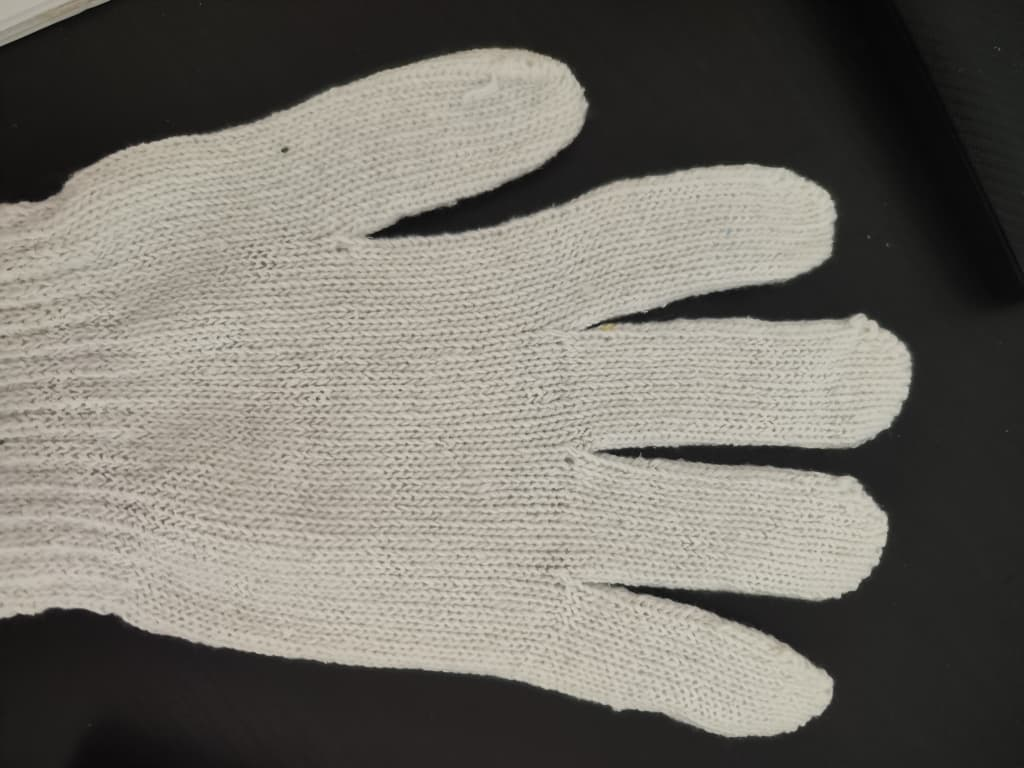
%> input picture dataset/Cotton Gloves/Normal.jpeg, 1024 x 768 px
$ octave --eval "batch_glove_inspection;"   (GNU Octave 9; MATLAB toolbox functions it lacks are replaced by stand-ins)
%> lines starting %> are read from the running program, lines starting %| are printed output that depends on the picture; in (x1, y1, x2, y2) boxes, pixels count from 0 and x2, y2 are one past the last pixel; in counts of white or black regions, pixels touching at a corner belong together; the program's own positions count from 1
function batch_glove_inspection()
    % =========================================================================
    % GLOVE DEFECT DETECTION SYSTEM (Ultimate V3 - Global Skin & Anti-Vertcat)
    % Targets: Missing Finger, Hole, Loose Thread (Internal & Edge)
    % =========================================================================

    % Toggle DEBUG_MODE: 'true' for deep 6-panel analysis of a single image,
    % 'false' for the automated batch dashboard view.
    DEBUG_MODE = false;

    if DEBUG_MODE
        disp('--- DEBUG MODE ACTIVE: Recommend selecting 1 image for deep analysis ---');
    end

    % Prompt user to select image files
    [files, path] = uigetfile({'*.png;*.jpg;*.bmp', 'Image Files'}, ...
        'Select Glove Images', 'MultiSelect', 'on');
%> the answer given: dataset/Cotton Gloves/Normal.jpeg

    if isequal(files, 0), return; end
    if ischar(files), files = {files}; end
    num_images = length(files);

    % Initialize the batch dashboard figure if not in debug mode
    if ~DEBUG_MODE
        figure('Name', 'AOI Batch Glove Inspection Dashboard', 'Position', [50, 50, 1600, 900]);
        sgtitle(sprintf('Automated Optical Inspection (AOI) - Batch Results (%d Images)', num_images), ...
            'FontSize', 18, 'FontWeight', 'bold', 'Color', 'b');
        cols = ceil(sqrt(num_images));
        rows = ceil(num_images / cols);
        if num_images == 12, rows = 3; cols = 4; end
    end

    % Loop through selected images
    for i = 1:num_images
        img_path = fullfile(path, files{i});
        img = imread(img_path);
%> img is the input picture: size 768x1024x3 uint8; mean R, G, B 114.9, 111.5, 104
        if ~DEBUG_MODE, subplot(rows, cols, i); end
        process_single_glove(img, files{i}, DEBUG_MODE);
    end
end

% =========================================================================
% Core Algorithm Module
% =========================================================================
function process_single_glove(img, filename, is_debug)
%> called with filename = 'Normal.jpeg', is_debug = false
    [imgHeight, imgWidth, ~] = size(img);
%> imgHeight = 768; imgWidth = 1024
    gray = rgb2gray(img);
    R = double(img(:,:,1)); G = double(img(:,:,2)); B = double(img(:,:,3));

    % Apply Gaussian smoothing to reduce high-frequency noise
    smoothed_gray = imgaussfilt(gray, 2.5);

    % --- STEP 1 & 2: Base Mask Extraction & Auto-Polarity Reversal (APR) ---
    level_loose = graythresh(smoothed_gray);
%> level_loose = 0.4
    bw_loose = imbinarize(smoothed_gray, level_loose * 0.8);
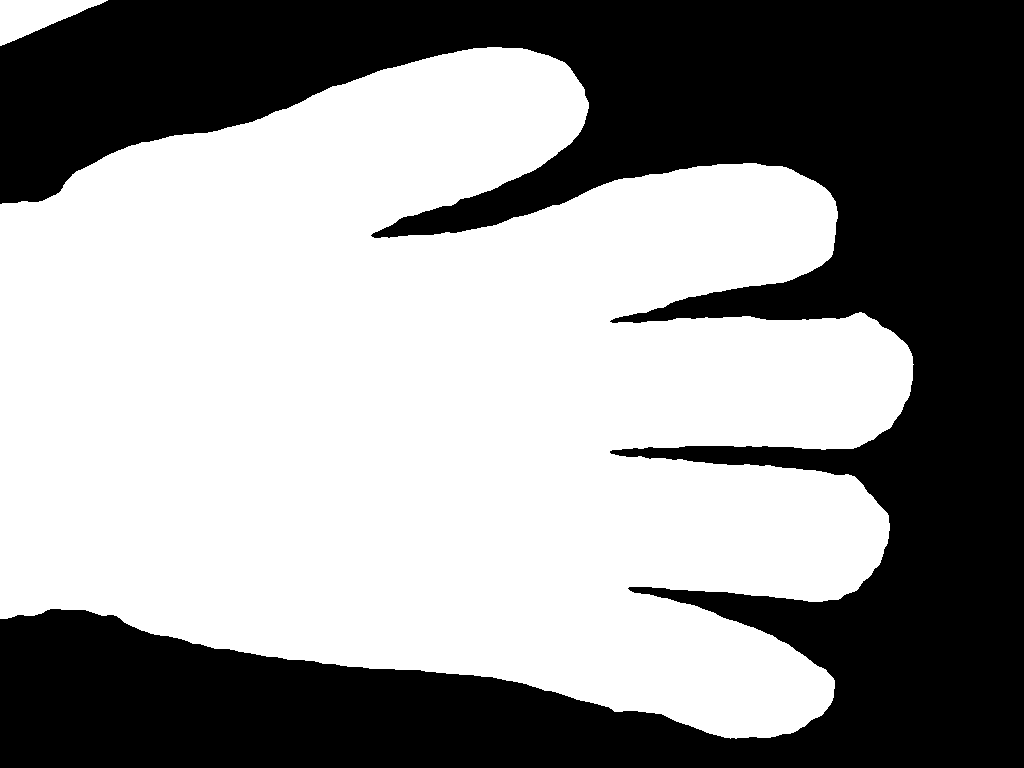
%> bw_loose: size 768x1024 logical; 57.1% white; 1 black region, box (x1, y1, x2, y2) and area: (0, 0, 1024, 768) 337259

    % APR: Sample corner pixels to determine background color dynamically
    corner_pixels = [bw_loose(1:10, 1:10), bw_loose(1:10, end-9:end);
                     bw_loose(end-9:end, 1:10), bw_loose(end-9:end, end-9:end)];
%> corner_pixels: size 20x20 logical; 25% white; 1 white region, box (x1, y1, x2, y2) and area: (0, 0, 10, 10) 100
    if sum(corner_pixels(:)) > 0.5 * numel(corner_pixels)
        bw_loose = ~bw_loose; % Invert mask if background is incorrectly classified as foreground
    end

    % Morphological cleanup
    bw_loose = imopen(bw_loose, strel('disk', 3));
%> bw_loose: size 768x1024 logical; 57.1% white; 1 black region, box (x1, y1, x2, y2) and area: (0, 0, 1024, 768) 337268
    bw_loose = bwareafilt(bw_loose, 1);
%> bw_loose: size 768x1024 logical; 56.8% white; 1 black region, box (x1, y1, x2, y2) and area: (0, 0, 1024, 768) 339809
    bw_loose = imfill(bw_loose, 'holes');

    % --- 🌟 STEP 3: Global Skin Detection (YCbCr Space) ---
    % Convert to YCbCr space for robust, illumination-invariant skin detection
    ycbcr = rgb2ycbcr(img);
%> ycbcr: size 768x1024x3 uint8; mean of channels 1, 2, 3 111.9, 124.2, 130.1
    Cr = ycbcr(:,:,3);
    Cb = ycbcr(:,:,2);

    % Industrial-standard chrominance thresholds to accommodate diverse human skin tones
    is_skin = (Cr > 133) & (Cr < 173) & (Cb > 77) & (Cb < 127);
%> is_skin: size 768x1024 logical; 0.04% white; 8 white regions (2 under 20 px), largest, box (x1, y1, x2, y2) and area: (0, 206, 32, 208) 63, (603, 326, 618, 332) 62, (70, 0, 80, 8) 50, (86, 170, 96, 177) 45, (47, 202, 56, 209) 45, (76, 176, 80, 184) 22
    is_skin = imopen(is_skin, strel('disk', 2));
%> is_skin: size 768x1024 logical; 0.02% white; 4 white regions, box (x1, y1, x2, y2) and area: (603, 326, 617, 332) 59, (72, 1, 80, 8) 34, (48, 202, 55, 209) 33, (90, 170, 96, 177) 24

    % Generate strict mask based on brightness and skin exclusion
    level_strict = graythresh(smoothed_gray);
%> level_strict = 0.4
    bw_bright = imbinarize(smoothed_gray, level_strict * 0.9);
%> bw_bright: size 768x1024 logical; 56.8% white; 1 black region, box (x1, y1, x2, y2) and area: (0, 0, 1024, 768) 339471
    bw_strict = imopen(imclose(bw_bright & ~is_skin & bw_loose, strel('disk', 3)), strel('disk', 2));
%> bw_strict: size 768x1024 logical; 56.5% white; 3 black regions, box (x1, y1, x2, y2) and area: (0, 0, 1024, 768) 341922, (604, 326, 614, 331) 46, (48, 203, 54, 208) 26

    % --- Missing Finger Detection ---
    % Detect regions missing from the strict mask that reveal skin
    missing_fingers = bwareaopen((bw_loose & ~bw_strict) & ~bwareaopen(imfill(bw_strict, 'holes') & ~bw_strict, 15) & is_skin, 250);
%> missing_fingers: size 768x1024 logical; every value is 0

    % Define top and bottom 10-pixel border zones to prevent cropped wrists from being flagged as missing fingers
    fuzzy_frame_border = false(size(gray));
    fuzzy_frame_border(1:10, :) = true; fuzzy_frame_border(end-9:end, :) = true;
%> after `fuzzy_frame_border(1:10, :) = true`: fuzzy_frame_border: size 768x1024 logical; 1.3% white; 1 white region, box (x1, y1, x2, y2) and area: (0, 0, 1024, 10) 10240
%> after `fuzzy_frame_border(end-9:end, :) = true`:
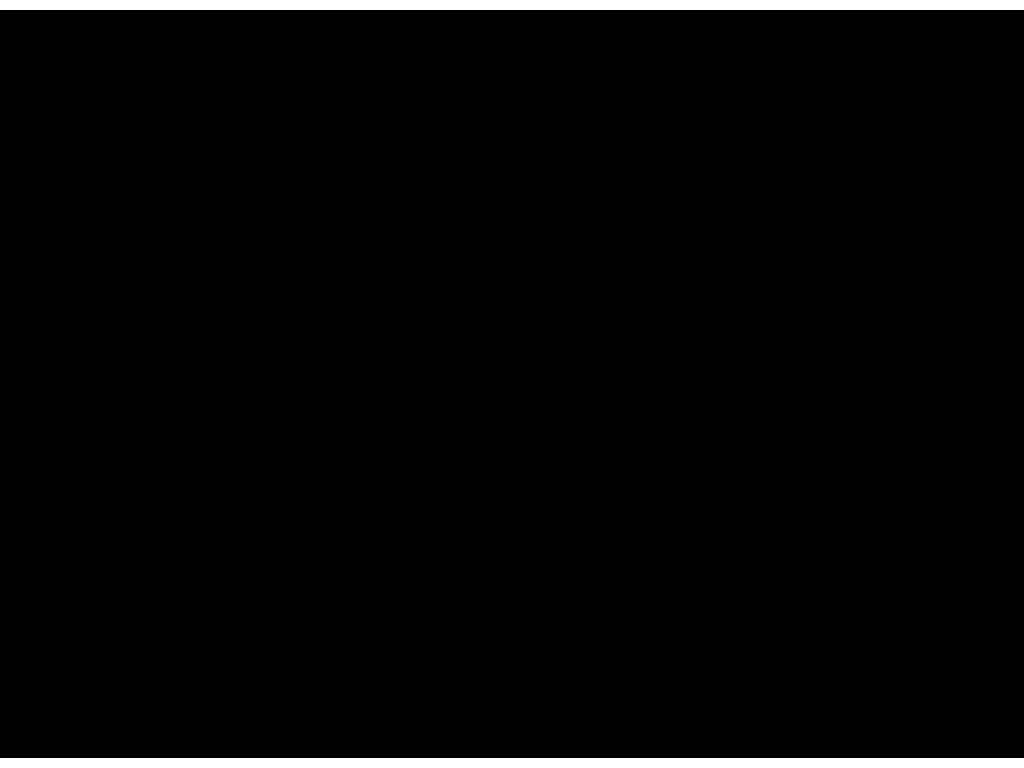
%> fuzzy_frame_border: size 768x1024 logical; 2.6% white; 2 white regions, box (x1, y1, x2, y2) and area: (0, 0, 1024, 10) 10240, (0, 758, 1024, 768) 10240

    mf_stats = regionprops(missing_fingers, 'PixelIdxList', 'BoundingBox');
%> mf_stats = 0 regions

    % 🛡️ Use Cell Arrays to store coordinates, completely eliminating 'vertcat' structure mismatch errors
    final_missing_boxes = {};
    for m = 1:length(mf_stats)
        if any(fuzzy_frame_border(mf_stats(m).PixelIdxList))
            missing_fingers(mf_stats(m).PixelIdxList) = false;
        else
            final_missing_boxes{end+1} = mf_stats(m).BoundingBox;
        end
    end
%> this loop made 0 passes
%> after the loop, final_missing_boxes = {}

    % =========================================================
    % 🛡️ Unified Border Exclusion Mask (Shared by Internal & Edge Steps)
    % =========================================================
    border_mask = false(size(gray));
    border_mask(1:20, :) = true;
%> border_mask: size 768x1024 logical; 2.6% white; 1 white region, box (x1, y1, x2, y2) and area: (0, 0, 1024, 20) 20480
    % 🚨 Crucial Fix: Extended bottom exclusion zone to 60 pixels to suppress ribbed wrist fuzz artifacts
    border_mask(end-60:end, :) = true;
    border_mask(:, 1:20) = true;
    border_mask(:, end-19:end) = true;
%> border_mask: size 768x1024 logical; 14% white; 1 white region, box (x1, y1, x2, y2) and area: (0, 0, 1024, 768) 110424

    % --- STEP 4: Internal Defect Classification (Holes & Internal Threads) ---
    is_dark_bg = double(gray) < 60;
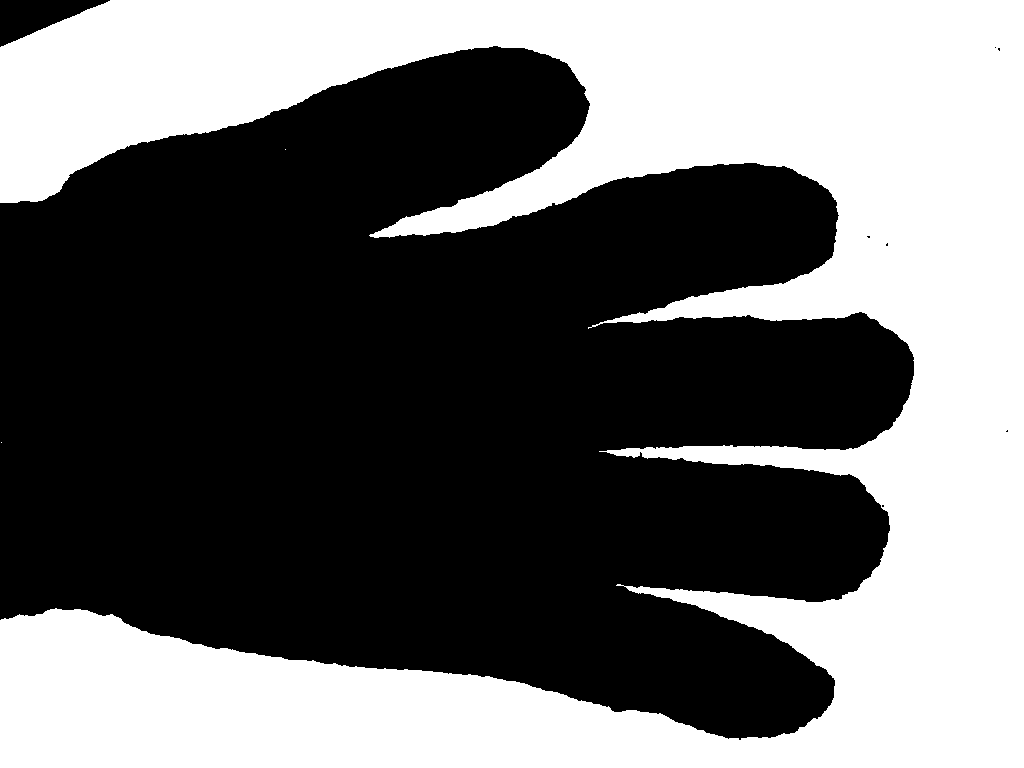
%> is_dark_bg: size 768x1024 logical; 42.9% white; 3 white regions (2 under 20 px), largest, box (x1, y1, x2, y2) and area: (0, 0, 1024, 768) 337326
    genuine_mask = is_dark_bg | is_skin; % Valid background penetration (either dark table or skin)

    closed_holes_raw = bwareaopen(imfill(bw_strict, 'holes') & ~bw_strict, 15);
%> closed_holes_raw: size 768x1024 logical; 0.01% white; 2 white regions
    stats_closed = regionprops(closed_holes_raw, 'BoundingBox', 'Area', 'Eccentricity', 'PixelIdxList');
%> stats_closed = 2 regions; box (x1, y1, x2, y2), Area and Eccentricity: (604, 326, 614, 331) 46 0.859, (48, 203, 54, 208) 26 0.535

    % Color-agnostic cuff detection to prevent colored cuffs from being misclassified as holes
    color_diff = max(max(R, G), B) - min(min(R, G), B);
    is_cuff = bwareaopen((color_diff > 15) & ~is_skin & bw_loose, 50);
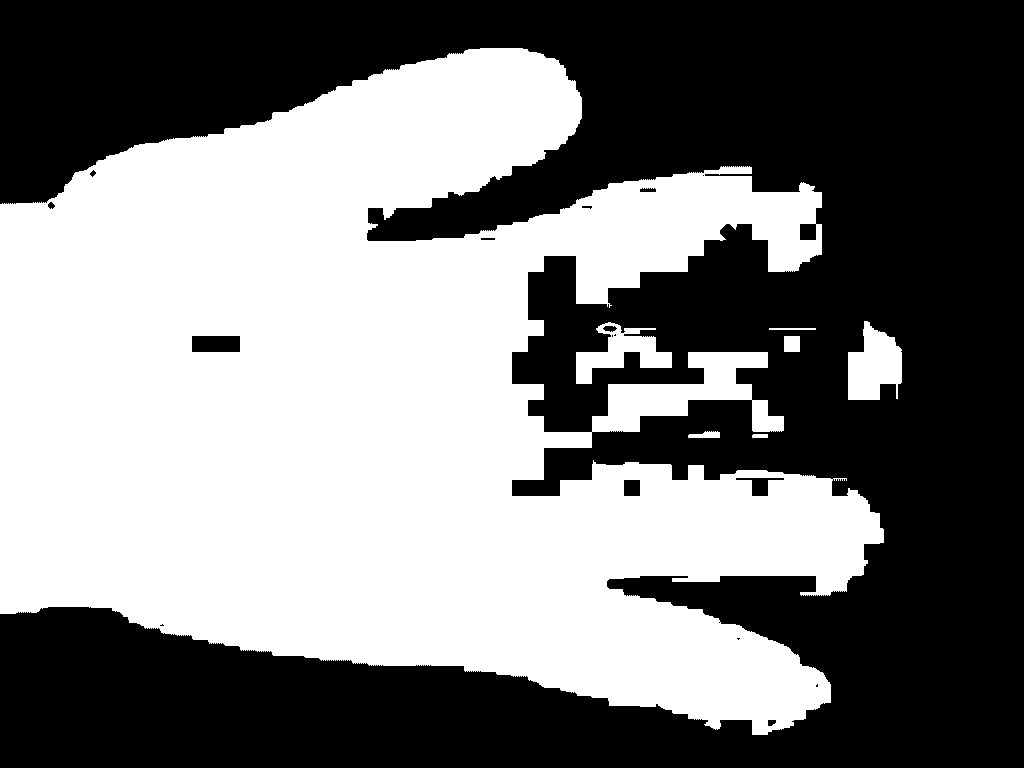
%> is_cuff: size 768x1024 logical; 48.1% white; 7 white regions, largest, box (x1, y1, x2, y2) and area: (0, 48, 884, 735) 371891, (848, 321, 902, 400) 2987, (576, 322, 672, 384) 2620

    final_hole_boxes = {};
    final_thread_boxes = {};
    hole_mask = false(size(gray));

    for k = 1:length(stats_closed)
        area = stats_closed(k).Area;
        idx = stats_closed(k).PixelIdxList;

        if any(border_mask(idx)), continue; end % Ignore internal holes touching the rough edges
        if sum(is_cuff(idx)) / area > 0.3, continue; end

        % Calculate how much true background is visible through the defect
        gen_ratio = sum(genuine_mask(idx)) / area;

        if area > 80 && gen_ratio > 0.15
            final_hole_boxes{end+1} = stats_closed(k).BoundingBox;
            hole_mask(idx) = true;
        elseif area >= 15 && area <= 1000
            % 🚨 Core Fix: Internal shadows must be extremely elongated (Eccentricity > 0.88) to be considered loose threads
            if stats_closed(k).Eccentricity > 0.88
                final_thread_boxes{end+1} = stats_closed(k).BoundingBox;
            end
        end
    end
%> this loop made 2 passes
%> (area, gen_ratio) on passes 1 to 2: (26, 1), (46, 1)
%> after the loop, final_hole_boxes = {}; final_thread_boxes = {}

    % --- STEP 5: Edge Loose Thread Detection (Pure Geometric Analysis) ---
    % Erode the loose mask to create a solid silhouette
    bw_solid = imopen(bw_loose, strel('disk', 6));
%> bw_solid: size 768x1024 logical; 56.8% white; 1 black region, box (x1, y1, x2, y2) and area: (0, 0, 1024, 768) 339844
    edge_raw_threads = bw_loose & ~bw_solid; % Subtract solid mask from loose mask to isolate protrusions
%> edge_raw_threads: size 768x1024 logical; 0% white in thin lines or dots, all inside (x1, y1, x2, y2) = (555, 153, 892, 716)

    % Surgical Exclusion: 25px radius around missing fingers/cuffs, but only 8px around holes to preserve nearby threads
    exclusion_zone = imdilate(missing_fingers | is_cuff, strel('disk', 25)) | imdilate(hole_mask, strel('disk', 8)) | border_mask;
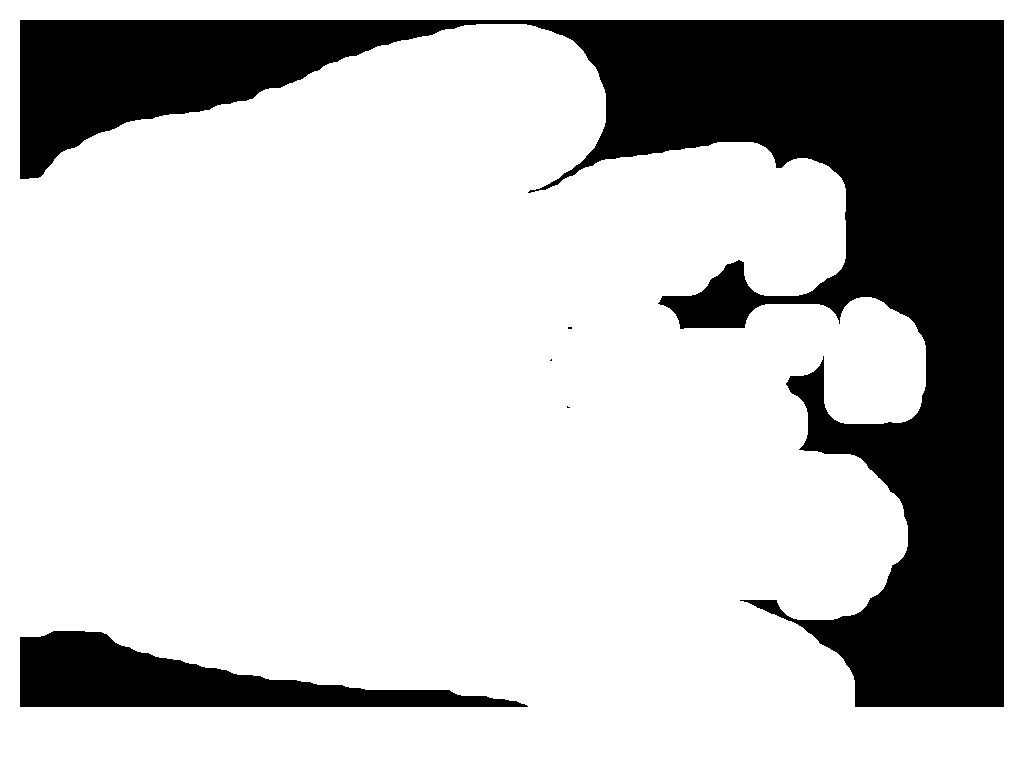
%> exclusion_zone: size 768x1024 logical; 76.1% white; 5 black regions (3 under 20 px), largest, box (x1, y1, x2, y2) and area: (20, 20, 1004, 707) 170124, (20, 631, 528, 707) 18095

    % Filter micro-noise and apply exclusion zone
    edge_raw_threads = bwareaopen(edge_raw_threads, 20) & ~exclusion_zone;
    stats_edge = regionprops(edge_raw_threads, 'BoundingBox', 'Area', 'Eccentricity', 'PixelIdxList', 'MinorAxisLength');
%> stats_edge = 0 regions

    valid_edge_threads_mask = false(size(gray));

    for k = 1:length(stats_edge)
        area = stats_edge(k).Area;
        ecc = stats_edge(k).Eccentricity;
        minor = stats_edge(k).MinorAxisLength;

        % Purely geometric filtering (removed problematic intensity checks)
        % Criteria 1: Thin and straight fibers (higher area threshold to reject cotton fuzz)
        is_thin_thread = (area > 30) && (ecc > 0.88) && (minor < 12);

        % Criteria 2: Thicker, curly fiber tangles
        is_curly_thread = (area > 50) && (minor < 18);

        if is_thin_thread || is_curly_thread
            final_thread_boxes{end+1} = stats_edge(k).BoundingBox;
            if is_debug, valid_edge_threads_mask(stats_edge(k).PixelIdxList) = true; end
        end
    end

    % =========================================================================
    % DEBUG MODE & FINAL RENDERING
    % =========================================================================
    if is_debug
        figure('Name', ['Debug Viewer: ', filename], 'Position', [100, 100, 1400, 800]);
        subplot(2,3,1); imshow(img); title('1. Original Image', 'FontSize', 12);
        subplot(2,3,2); imshow(bw_loose); title('2. Glove Body Mask', 'FontSize', 12);
        subplot(2,3,3); imshow(genuine_mask); title('3. Global Penetration Valid', 'FontSize', 12, 'Color', 'g');
        subplot(2,3,4); imshow(missing_fingers); title('4. Missing Finger Layer', 'FontSize', 12, 'Color', 'm');
        subplot(2,3,5); imshow(exclusion_zone); title('5. Surgical Exclusion Zone', 'FontSize', 12, 'Color', 'r');
        subplot(2,3,6); imshow(valid_edge_threads_mask); title('6. Processed Edge Threads', 'FontSize', 12, 'Color', 'y');
        sgtitle(['Deep Debug Mode - ', filename], 'FontSize', 16, 'FontWeight', 'bold');
        return;
    end

    imshow(img); hold on;
    detected_names = {};
    pad = 10; fs_large = 10; fs_mid = 9; fs_small = 8;

    % Draw Missing Finger (Magenta)
    if ~isempty(final_missing_boxes)
        detected_names{end+1} = 'Missing Finger';
        for k = 1:length(final_missing_boxes)
            bbox = add_padding(final_missing_boxes{k}, pad, imgWidth, imgHeight);
            rectangle('Position', bbox, 'EdgeColor', 'm', 'LineWidth', 2.5);
            text(bbox(1), bbox(2)-8, 'Missing Finger', 'Color', 'm', 'FontWeight', 'bold', 'FontSize', fs_large);
        end
    end

    % Draw Hole (Red)
    if ~isempty(final_hole_boxes)
        detected_names{end+1} = 'Hole';
        for k = 1:length(final_hole_boxes)
            bbox = add_padding(final_hole_boxes{k}, pad, imgWidth, imgHeight);
            rectangle('Position', bbox, 'EdgeColor', 'r', 'LineWidth', 2);
            text(bbox(1), bbox(2)-8, 'Hole', 'Color', 'r', 'FontWeight', 'bold', 'FontSize', fs_mid);
        end
    end

    % Draw Loose Thread (Yellow)
    if ~isempty(final_thread_boxes)
        detected_names{end+1} = 'Loose Thread';
        for k = 1:length(final_thread_boxes)
            bbox = add_padding(final_thread_boxes{k}, pad, imgWidth, imgHeight);
            rectangle('Position', bbox, 'EdgeColor', 'y', 'LineWidth', 1.5);
            text(bbox(1), bbox(2)-8, 'Loose Thread', 'Color', 'y', 'FontWeight', 'bold', 'FontSize', fs_small);
        end
    end

    % Dynamic Title Rendering (Concatenating multiple defects)
    [~, short_name, ~] = fileparts(filename);
    if isempty(detected_names)
        title(sprintf('%s: PASS', short_name), 'Color', 'g', 'FontSize', 12, 'Interpreter', 'none');
    else
        defect_str = strjoin(unique(detected_names), ', ');
        title(sprintf('%s: %s', short_name, defect_str), 'Color', 'r', 'FontSize', 12, 'Interpreter', 'none');
    end
    hold off;
end

% Helper function to safely expand the bounding box to prevent cropping at image edges
function new_bbox = add_padding(bbox, pad, imgW, imgH)
    x = max(1, bbox(1) - pad);
    y = max(1, bbox(2) - pad);
    w = min(imgW - x, bbox(3) + 2*pad);
    h = min(imgH - y, bbox(4) + 2*pad);
    new_bbox = [x, y, w, h];
end
